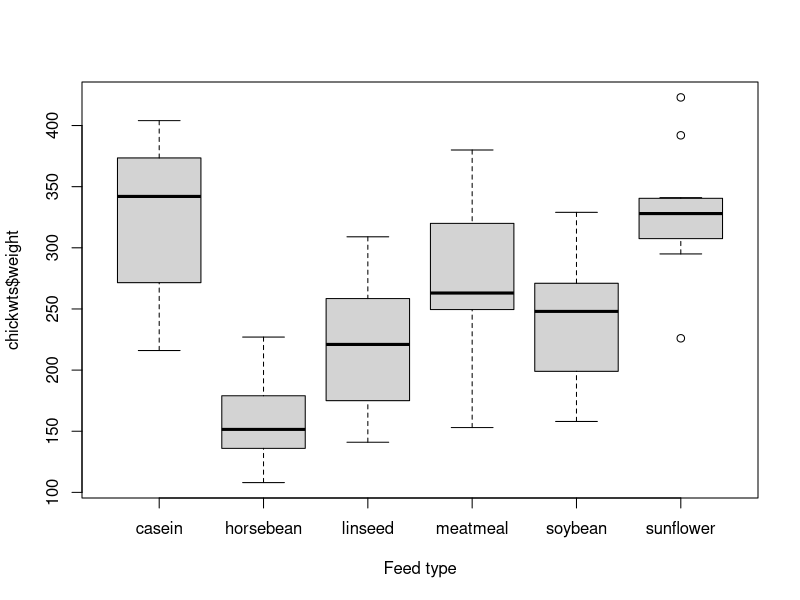

This chart was generated by the following R code:
## ---- chunk 1
knitr::opts_chunk$set(echo = FALSE)
rinline <- function(code) {
  # Print inline R code with backticks without evaluating it
  sprintf('``` `r %s` ```', code)
}
## ---- chunk 2
knitr::include_graphics('https://images.unsplash.com/photo-1506357997910-c76d3e4d3ecf?ixid=MXwxMjA3fDB8MHxwaG90by1wYWdlfHx8fGVufDB8fHw%3D&ixlib=rb-1.2.1&auto=format&fit=crop&w=1950&q=80')
## ---- chunk 3
plot(chickwts$weight ~ chickwts$feed, xlab = 'Feed type')
